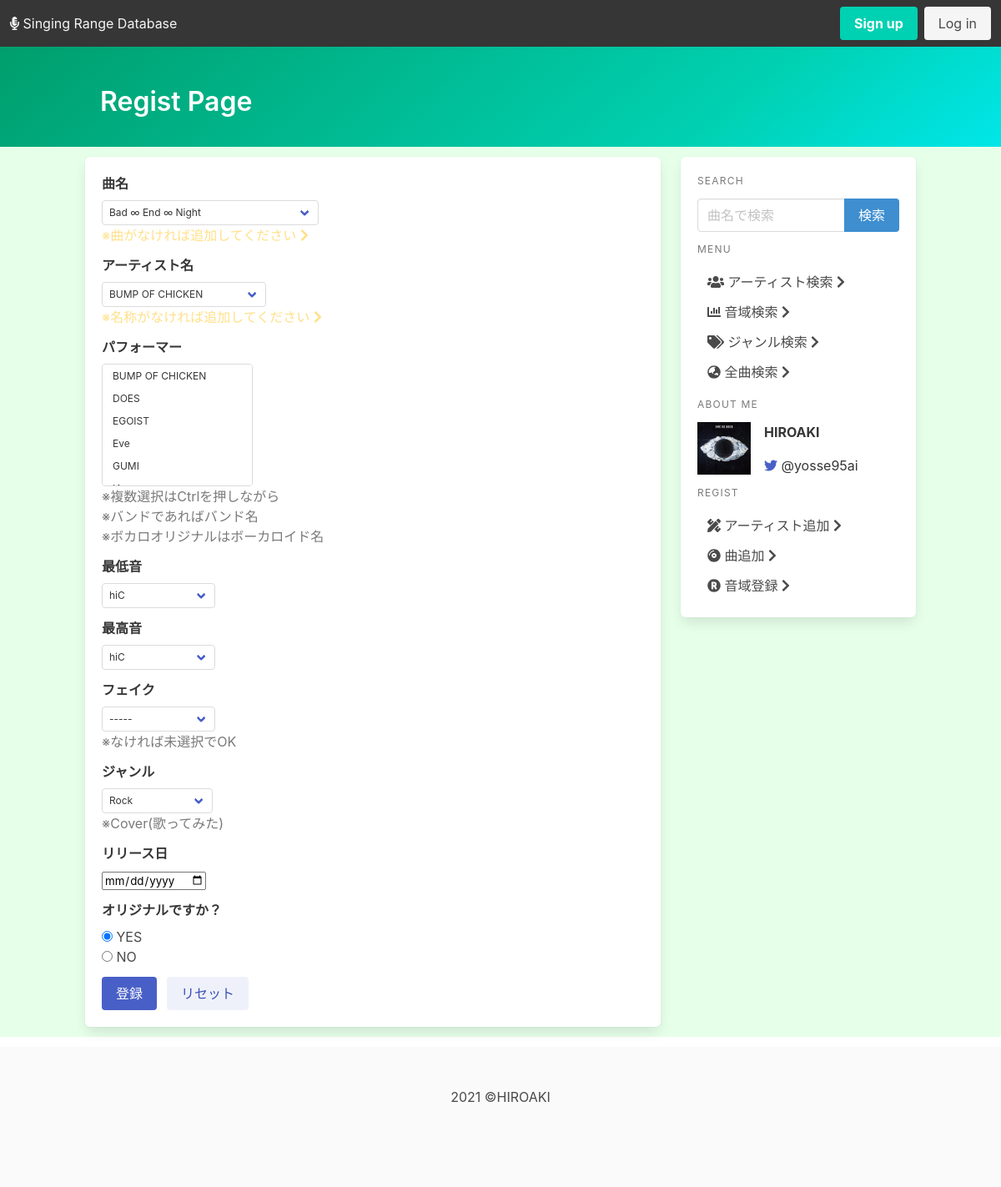
/ranges/range/regist, run on an earlier commit of the app's database.
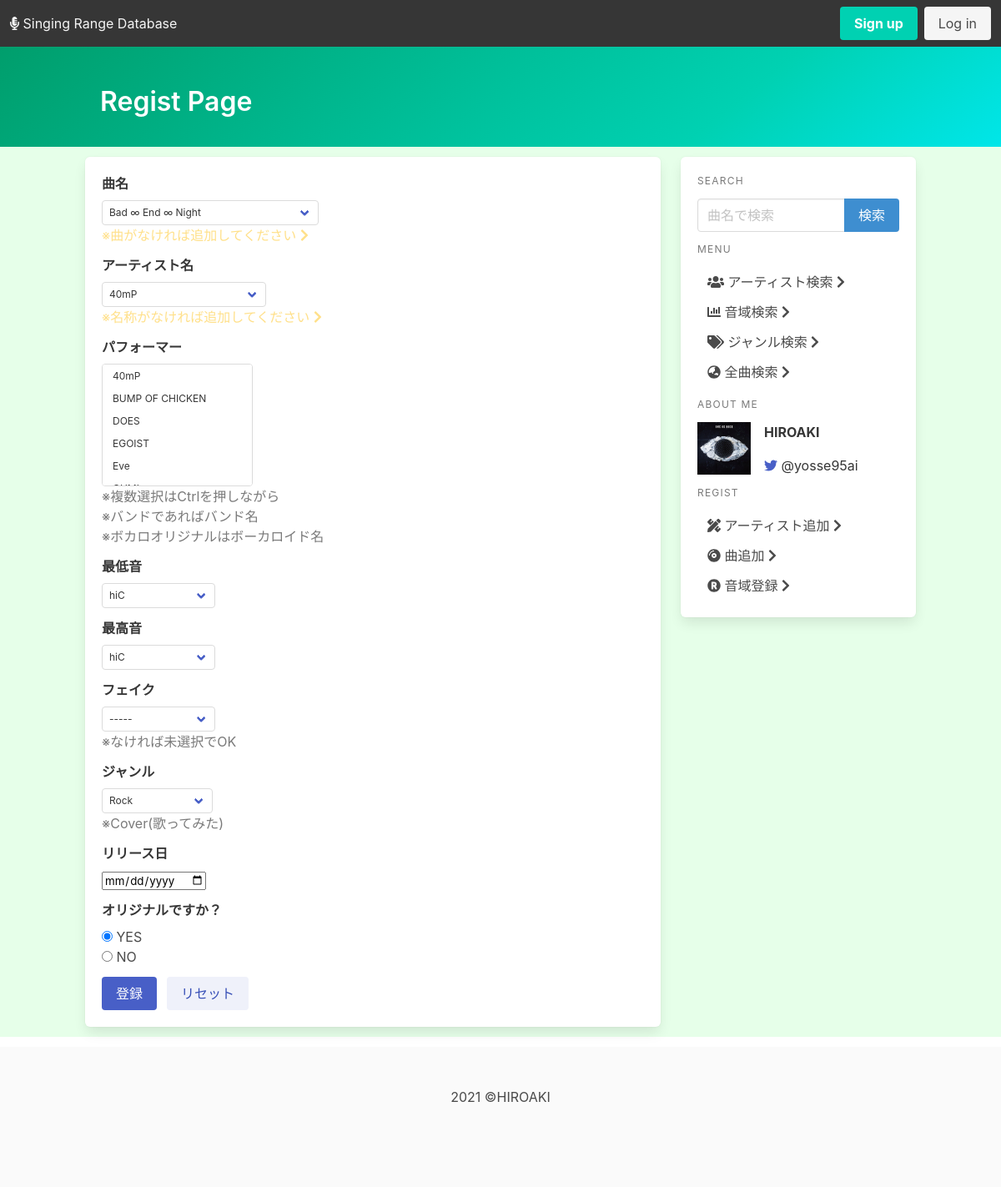
And on a later commit of the database.
### ranges/models.py (models this page shows, shortened)
class Artist(models.Model):
    artist_id = models.CharField(max_length=10, primary_key=True)
    artist_name = models.CharField("Artist's name", max_length=50)
    affiliation = models.ManyToManyField(
        "self",related_name="affiliation", blank=True)
    class Meta:
        ordering = ('artist_name', )

### ranges/views.py (the view, shortened to what this page needs)
# urls.py: path('range/regist', views.regist_range_form, name='regist_renge'),
def regist_range_form(request):
    template = 'ranges/regist_page.html'
    form = RangeForm(request.POST or None)
    form.fields['title'].choices = [
        (song.pk, song.song_name) for song in Song.objects.all()]
    form.fields['artist'].choices = [
        (artist.pk, artist.artist_name) for artist in Artist.objects.all() if not artist.pk.startswith('V-')]
    form.fields['performer'].choices = [
        (artist.pk, artist.artist_name) for artist in Artist.objects.all()]
    form.fields['lowest_note'].choices = form.fields['highest_note'].choices = [
        (note.pk, note.note_name) for note in Note.objects.all()]
    form.fields['fake_note'].choices = [
        ('', '-----')]+[(note.pk, note.note_name) for note in Note.objects.all()]
    form.fields['genre'].choices = [
        (genre.pk, genre.genre_name) for genre in Genre.objects.all()]
    post = dict()
    return render(request, template, {'range_form': form})

### ranges/templates/ranges/regist_page.html (shortened to what the changed rows need)
{% extends './base.html' %}
{% load static %}
{% load note_control %}
{% block page_name %}
Regist Page
{% endblock page_name %}
{% block content %}
<div class="box">
    {% if song_form %}
    <form method="post" , action="">
        {% csrf_token %}
        <div class="field">
            <label class="label">曲名</label>
            <div class="control">
                {{song_form.title}}
            </div>
        </div>
        <div class="field">
            <label class="label">作詞</label>
            <div class="control">
                <div class="select is-multiple is-small">
                    {{song_form.lyricists}}
                </div>
            </div>
            <span class="has-text-grey">※複数選択はCtrlを押しながら</span>
        </div>
        <div class="field">
            <label class="label">作曲</label>
            <div class="control">
                <div class="select is-multiple is-small">
                    {{song_form.composers}}
                </div>
            </div>
            <span class="has-text-grey">※複数選択はCtrlを押しながら</span>
        </div>
        <div class="field">
            <label class="label">編曲</label>
            <div class="control">
                <div class="select is-multiple is-small">
                    {{song_form.arrangers}}
                </div>
            </div>
            <span class="has-text-grey">※複数選択はCtrlを押しながら</span>
        </div>
        <div class="field is-grouped">
            <div class="control">
                <button class="button is-link">登録</button>
            </div>
            <div class="control">
                <button class="button is-link is-light">リセット</button>
            </div>
        </div>
    </form>
    {% elif range_form %}
    <form method="post" , action="">
        <div class="field">
            <label class="label">曲名</label>
            <div class="control">
                <div class="select is-small">
                    {{range_form.title}}
                </div>
            </div>
            <a class="has-text-warning" href="{% url 'ranges:regist_song' %}">※曲がなければ追加してください <i
                    class="fas fa-chevron-right"></i></a>
        </div>
        <div class="field">
            <label class="label">アーティスト名</label>
            <div class="control">
                <div class="select is-small">
                    {{range_form.artist}}
                </div>
            </div>
            <a class="has-text-warning" href="{% url 'ranges:regist_artist' %}">※名称がなければ追加してください <i
                    class="fas fa-chevron-right"></i></a>
        </div>
        <div class="field">
            <label class="label">パフォーマー</label>
            <div class="control">
                <div class="select is-multiple is-small">
                    {{range_form.performer}}
                </div>
            </div>
            <span class="has-text-grey">※複数選択はCtrlを押しながら</span>
            <p class="has-text-grey">※バンドであればバンド名</p>
            <p class="has-text-grey">※ボカロオリジナルはボーカロイド名</p>
        </div>
        <div class="field">
            <label class="label">最低音</label>
            <div class="control">
                <div class="select is-small">
                    {{range_form.lowest_note}}
                </div>
            </div>
        </div>
        <div class="field">
            <label class="label">最高音</label>
            <div class="control">
                <div class="select is-small">
                    {{range_form.highest_note}}
                </div>
            </div>
        </div>
        <div class="field">
            <label class="label">フェイク</label>
            <div class="control">
                <div class="select is-small">
                    {{range_form.fake_note}}
                </div>
            </div>
            <span class="has-text-grey">※なければ未選択でOK</span>
        </div>
        <div class="field">
            <label class="label">ジャンル</label>
            <div class="control">
                <div class="select is-small">
                    {{range_form.genre}}
                </div>
            </div>
            <span class="has-text-grey">※Cover(歌ってみた)</span>
        </div>
        <div class="field">
            <label class="label">リリース日</label>
            <div class="control">
                {{range_form.release_date}}
            </div>
        </div>
        <div class="field">
            <label class="label">オリジナルですか？</label>
            <div class="control">
                {{range_form.is_original}}
            </div>
        </div>
        <div class="field is-grouped">
            <div class="control">
                <button class="button is-link">登録</button>
            </div>
            <div class="control">
                <button class="button is-link is-light">リセット</button>
            </div>
        </div>
    </form>
    {% endif %}
</div>
{% endblock content %}

What changed in the data, as far as the page shows it:
no longer on this page (row unchanged): Artist: artist "BUMP OF CHICKEN"
added Artist: artist "40mP"
Also different on the page:
form field performer: "BUMP OF CHICKEN / DOES / EGOIST / Eve / GUMI" → "40mP / BUMP OF CHICKEN / DOES / EGOIST / Eve"
